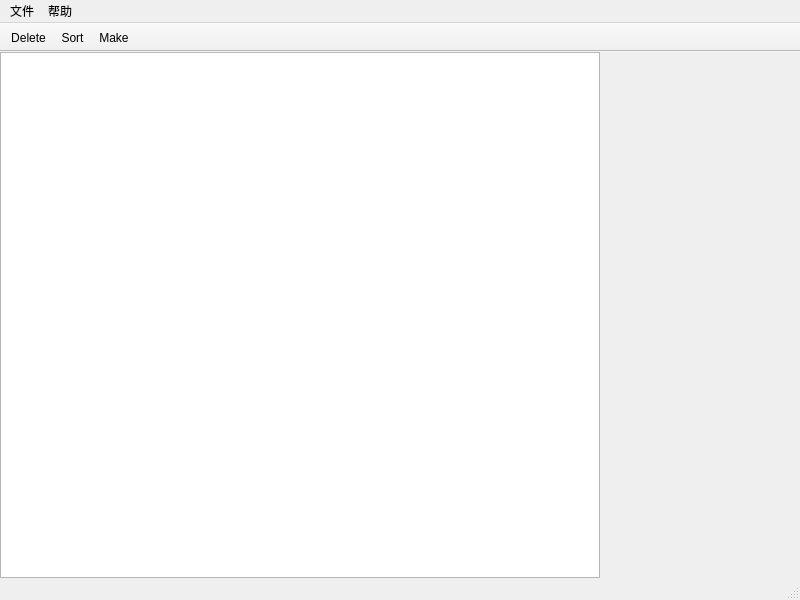
<?xml version="1.0" encoding="UTF-8"?>
<ui version="4.0">
 <class>MainWindow</class>
 <widget class="QMainWindow" name="MainWindow">
  <property name="geometry">
   <rect>
    <x>0</x>
    <y>0</y>
    <width>800</width>
    <height>600</height>
   </rect>
  </property>
  <property name="windowTitle">
   <string>海天鹰GIF生成器</string>
  </property>
  <property name="windowIcon">
   <iconset>
    <normaloff>icon.png</normaloff>icon.png</iconset>
  </property>
  <widget class="QWidget" name="centralWidget">
   <layout class="QHBoxLayout" name="horizontalLayout">
    <property name="spacing">
     <number>0</number>
    </property>
    <property name="leftMargin">
     <number>0</number>
    </property>
    <property name="topMargin">
     <number>0</number>
    </property>
    <property name="rightMargin">
     <number>0</number>
    </property>
    <property name="bottomMargin">
     <number>0</number>
    </property>
    <item>
     <widget class="QListWidget" name="listWidget">
      <property name="dragDropMode">
       <enum>QAbstractItemView::InternalMove</enum>
      </property>
      <property name="selectionMode">
       <enum>QAbstractItemView::SingleSelection</enum>
      </property>
      <property name="iconSize">
       <size>
        <width>200</width>
        <height>200</height>
       </size>
      </property>
      <property name="movement">
       <enum>QListView::Snap</enum>
      </property>
      <property name="resizeMode">
       <enum>QListView::Adjust</enum>
      </property>
      <property name="viewMode">
       <enum>QListView::IconMode</enum>
      </property>
     </widget>
    </item>
    <item>
     <widget class="QLabel" name="label">
      <property name="sizePolicy">
       <sizepolicy hsizetype="Preferred" vsizetype="Preferred">
        <horstretch>0</horstretch>
        <verstretch>0</verstretch>
       </sizepolicy>
      </property>
      <property name="minimumSize">
       <size>
        <width>200</width>
        <height>200</height>
       </size>
      </property>
      <property name="maximumSize">
       <size>
        <width>200</width>
        <height>200</height>
       </size>
      </property>
      <property name="text">
       <string/>
      </property>
     </widget>
    </item>
   </layout>
  </widget>
  <widget class="QMenuBar" name="menuBar">
   <property name="geometry">
    <rect>
     <x>0</x>
     <y>0</y>
     <width>800</width>
     <height>26</height>
    </rect>
   </property>
   <widget class="QMenu" name="menu">
    <property name="title">
     <string>文件</string>
    </property>
    <addaction name="action_open"/>
    <addaction name="action_quit"/>
   </widget>
   <widget class="QMenu" name="menu_2">
    <property name="title">
     <string>帮助</string>
    </property>
    <addaction name="action_about"/>
    <addaction name="action_aboutQt"/>
   </widget>
   <addaction name="menu"/>
   <addaction name="menu_2"/>
  </widget>
  <widget class="QToolBar" name="mainToolBar">
   <property name="styleSheet">
    <string notr="true"/>
   </property>
   <property name="movable">
    <bool>false</bool>
   </property>
   <attribute name="toolBarArea">
    <enum>TopToolBarArea</enum>
   </attribute>
   <attribute name="toolBarBreak">
    <bool>false</bool>
   </attribute>
   <addaction name="actionDelete"/>
   <addaction name="actionSort"/>
   <addaction name="actionMake"/>
  </widget>
  <widget class="QStatusBar" name="statusBar"/>
  <action name="action_open">
   <property name="icon">
    <iconset theme="document-open">
     <normaloff>.</normaloff>.</iconset>
   </property>
   <property name="text">
    <string>打开</string>
   </property>
   <property name="shortcut">
    <string>Ctrl+O</string>
   </property>
  </action>
  <action name="action_quit">
   <property name="icon">
    <iconset theme="exit">
     <normaloff>.</normaloff>.</iconset>
   </property>
   <property name="text">
    <string>退出</string>
   </property>
   <property name="shortcut">
    <string>Ctrl+Q</string>
   </property>
  </action>
  <action name="action_about">
   <property name="icon">
    <iconset theme="help">
     <normaloff>.</normaloff>.</iconset>
   </property>
   <property name="text">
    <string>关于</string>
   </property>
   <property name="shortcut">
    <string>F1</string>
   </property>
  </action>
  <action name="actionMake">
   <property name="icon">
    <iconset theme="media-playback-start">
     <normaloff>.</normaloff>.</iconset>
   </property>
   <property name="text">
    <string>Make</string>
   </property>
   <property name="toolTip">
    <string>生成</string>
   </property>
   <property name="shortcut">
    <string>F5</string>
   </property>
  </action>
  <action name="action_aboutQt">
   <property name="icon">
    <iconset theme="help-about">
     <normaloff>.</normaloff>.</iconset>
   </property>
   <property name="text">
    <string>关于Qt</string>
   </property>
  </action>
  <action name="actionDelete">
   <property name="icon">
    <iconset theme="edit-delete">
     <normaloff>.</normaloff>.</iconset>
   </property>
   <property name="text">
    <string>Delete</string>
   </property>
   <property name="toolTip">
    <string>删除</string>
   </property>
   <property name="shortcut">
    <string>Del</string>
   </property>
  </action>
  <action name="actionSort">
   <property name="checkable">
    <bool>true</bool>
   </property>
   <property name="icon">
    <iconset theme="view-sort-ascending"/>
   </property>
   <property name="text">
    <string>Sort</string>
   </property>
   <property name="toolTip">
    <string>排序</string>
   </property>
  </action>
 </widget>
 <layoutdefault spacing="6" margin="11"/>
 <resources/>
 <connections/>
</ui>
